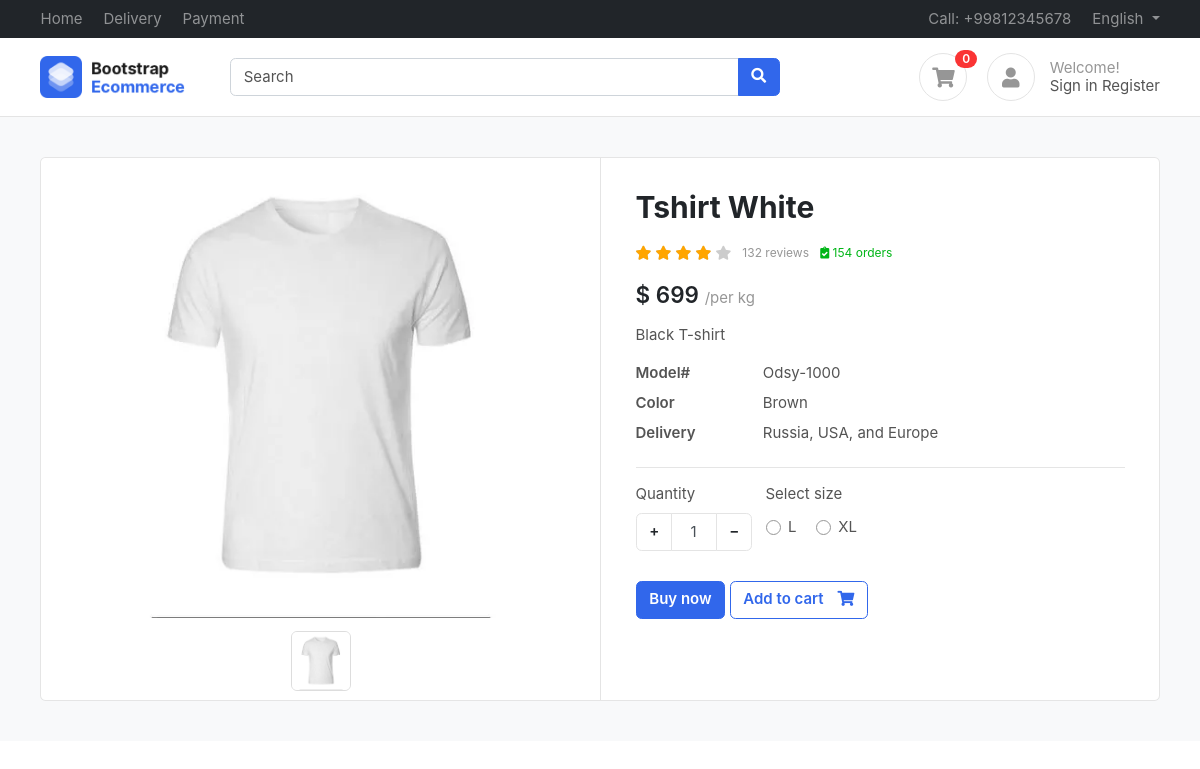
The page /product/tshirt-white/ (signed in) on the database its author committed.
### accounts/models.py (models this page shows)
class Profile(BaseModel):
    user = models.OneToOneField(
        User, on_delete=models.CASCADE, related_name='profile')
    is_email_verified = models.BooleanField(default=False)
    email_token = models.CharField(max_length=100, null=True, blank=True)
    profile_image = models.ImageField(upload_to='profile')
    def get_cart_count(self):
        return CartItems.objects.filter(cart__is_paid = False,cart__user = self.user).count()

### products/models.py (models this page shows, shortened)
class Product(BaseModel):
    product_name = models.CharField(max_length=100)
    slug = models.SlugField(unique=True,null=True,blank=True)
    category = models.ForeignKey(Category,related_name='products', on_delete=models.CASCADE)
    price = models.IntegerField()
    product_description = models.TextField()
    color_variant = models.ManyToManyField(ColorVariant,blank=True)
    size_variant = models.ManyToManyField(SizeVariant,blank=True)

class ProductImage(BaseModel):
    product = models.ForeignKey(Product,on_delete=models.CASCADE,related_name="product_images")
    image = models.ImageField(upload_to='product')

class SizeVariant(BaseModel):
    size_name = models.CharField(max_length=100)
    price = models.IntegerField(default=0)

### products/views.py (the view)
# urls.py: path('<slug>/',get_product,name='get_product'),
def get_product(request,slug):
    try:
        product = Product.objects.get(slug=slug)
        context={'product':product}
        if request.GET.get('size'):
            size = request.GET.get('size')
            price = product.get_product_price_by_size(size)
            context['selected_size'] = size
            context['updated_price'] = price
            print(price)
        return render(request,'product/product.html',context)
    except Exception as e:
        print(e)

### templates/product/product.html (shortened to what this page needs)
{% extends 'base/base.html' %}
{% block start %}
    <section class="section-content padding-y bg">
        <div class="container">
            <div class="card">
                <div class="row no-gutters">
                    <aside class="col-md-6">
                        <article class="gallery-wrap">
                            <div class="img-big-wrap">
                                <div>
                                    <a href="#">
                                        <img src="/media/{{ product.product_images.first.image }}">
                                    </a>
                                </div>
                            </div>
                            <div class="thumbs-wrap">
                                {% for image in product.product_images.all %}
                                    <a href="#" class="item-thumb">
                                        <img src="/media/{{ image.image }}">
                                    </a>
                                {% endfor %}
                            </div>
                        </article>
                    </aside>
                    <main class="col-md-6 border-left">
                        <article class="content-body">
                            <h2 class="title">{{ product.product_name }}</h2>
                            <div class="rating-wrap my-3">
                                <ul class="rating-stars">
                                    <li style="width:80%" class="stars-active">
                                        <i class="fa fa-star"></i> <i class="fa fa-star"></i>
                                        <i class="fa fa-star"></i> <i class="fa fa-star"></i>
                                    </li>
                                    <li>
                                        <i class="fa fa-star"></i> <i class="fa fa-star"></i>
                                        <i class="fa fa-star"></i> <i class="fa fa-star"></i>
                                        <i class="fa fa-star"></i>
                                    </li>
                                </ul>
                                <small class="label-rating text-muted">132 reviews</small>
                                <small class="label-rating text-success"> <i class="fa fa-clipboard-check"></i> 154 orders </small>
                            </div>
                            <div class="mb-3">
                                <var class="price h4">$
                                    {% if updated_price %}
                                        {{ updated_price }}
                                    {% else %}
                                        {{ product.price }}
                                    {% endif %}
                                </var>
                                <span class="text-muted">/per kg</span>
                            </div>
                            <p>{{ product.product_description }}</p>
                            <dl class="row">
                                <dt class="col-sm-3">
                                    Model#
                                </dt>
                                <dd class="col-sm-9">
                                    Odsy-1000
                                </dd>
                                <dt class="col-sm-3">
                                    Color
                                </dt>
                                <dd class="col-sm-9">
                                    Brown
                                </dd>
                                <dt class="col-sm-3">
                                    Delivery
                                </dt>
                                <dd class="col-sm-9">
                                    Russia, USA, and Europe
                                </dd>
                            </dl>
                            <hr>
                            <div class="form-row">
                                <div class="form-group col-md flex-grow-0">
                                    <label>Quantity</label>
                                    <div class="input-group mb-3 input-spinner">
                                        <div class="input-group-prepend">
                                            <button class="btn btn-light" type="button" id="button-plus">+</button>
                                        </div>
                                        <input type="text" class="form-control" value="1">
                                        <div class="input-group-append">
                                            <button class="btn btn-light" type="button" id="button-minus">−</button>
                                        </div>
                                    </div>
                                </div>
                                {% if product.size_variant.count %}
                                    <div class="form-group col-md">
                                        <label>Select size</label>
                                        <div class="mt-1">
                                            {% for size in product.size_variant.all %}
                                                <label class="custom-control custom-radio custom-control-inline">
                                                    <div class="custom-control-label">{{ size.size_name }}</div>
                                                </label>
                                            {% endfor %}
                                        </div>
                                    </div>
                                {% endif %}
                            </div>
                            <a href="#" class="btn  btn-primary">Buy now</a>
                            <a href="{% url 'add_to_cart' product.uid %}?variant={{selected_size}}"
                               class="btn  btn-outline-primary"> <span class="text">Add to cart</span> <i class="fas fa-shopping-cart"></i>  </a>
                        </article>
                    </main>
                </div>
            </div>
        </div>
    </section>
{% endblock start %}

### templates/base/base.html (shortened to what this page needs)
<!DOCTYPE HTML>
{% load static %}
<html lang="en">
<head>
<link href="/media/css/bootstrap.css" rel="stylesheet" type="text/css"/>
<link href="/media/fonts/fontawesome/css/all.min.css" type="text/css" rel="stylesheet">
<link href="/media/css/ui.css" rel="stylesheet" type="text/css"/>
<link href="/media/css/responsive.css" rel="stylesheet" />
</head>
<body>
	<header class="section-header">
		<nav class="navbar navbar-dark navbar-expand p-0 bg-dark">
		<div class="container">
			<ul class="navbar-nav d-none d-md-flex mr-auto">
				<li class="nav-item"><a class="nav-link" href="#">Home</a></li>
				<li class="nav-item"><a class="nav-link" href="#">Delivery</a></li>
				<li class="nav-item"><a class="nav-link" href="#">Payment</a></li>
			</ul>
			<ul class="navbar-nav">
				<li class="nav-item"><a href="#" class="nav-link"> Call: +99812345678 </a></li>
				<li class="nav-item dropdown">
					 <a href="#" class="nav-link dropdown-toggle" data-toggle="dropdown"> English </a>
				</li>
			</ul>
		  </div>
		</nav>
		<section class="header-main border-bottom">
			<div class="container">
		<div class="row align-items-center">
			<div class="col-lg-2 col-4">
				<div class="brand-wrap">
					<img class="logo" src="images/logo.png">
				</div>
			</div>
			<div class="col-lg-6 col-sm-12">
				<form action="#" class="search">
					<div class="input-group w-100">
						<input type="text" class="form-control" placeholder="Search">
						<div class="input-group-append">
						  <button class="btn btn-primary" type="submit">
							<i class="fa fa-search"></i>
						  </button>
						</div>
					</div>
				</form>
			</div>
			<div class="col-lg-4 col-sm-6 col-8">
				<div class="widgets-wrap float-md-right">
					<div class="widget-header  mr-3">
						<a href="{% url 'cart' %}" class="icon icon-sm rounded-circle border"><i class="fa fa-shopping-cart"></i></a>
						<span class="badge badge-pill badge-danger notify">{{request.user.profile.get_cart_count}}</span>
					</div>
					<div class="widget-header icontext">
						<a href="#" class="icon icon-sm rounded-circle border"><i class="fa fa-user"></i></a>
						<div class="text">
							<span class="text-muted">Welcome!</span>
							<div>
								<a href="#">Sign in</a>
								<a href="#"> Register</a>
							</div>
						</div>
					</div>
				</div>
			</div>
		</div>
			</div>
		</section>
		</header>
        {% block start %}
        {% endblock start %}
    </body>
</html>

### public/static/css/ui.css (style rules this page uses)
html { font-family: 'Inter', sans-serif; font-size: 15px; }
.content-body { flex: 1 1 auto; padding: 2rem 2.3rem; }
.icon-xs, .icon-sm, .icon-md, .icon-lg { display: inline-block; text-align: center; flex-shrink: 0; flex-grow: 0; }
.icon-sm { width: 48px; height: 48px; line-height: 48px; font-size: 20px; }
.padding-y { padding-top: 40px; padding-bottom: 40px; }
var { font-style: normal; }
article:after, .form-group:after { display: block; clear: both; content: ""; }
.bg { background-color: #f8f9fa; }
.card .title { color: #212529; }
.header-main { position: relative; padding-top: 1rem; padding-bottom: 1rem; }
.brand-wrap .logo, .navbar-brand .logo { margin-right: 7px; max-height: 42px; display: inline-block; }
.widget-header { display: inline-block; vertical-align: middle; position: relative; }
.widget-header a { color: #545454; }
.widget-header i { color: #969696; }
.widget-header .notify { position: absolute; top: -3px; right: -10px; }
.btn-light { background-color: #fff; border-color: #e4e4e4; }
.btn .text + i { margin-left: 10px; }
dl[class="row"] { margin-bottom: 0; }
.icontext { display: inline-flex; align-items: center; vertical-align: middle; }
.icontext .text { width: 100%; line-height: 1.2; color: #212529; }
.icontext .icon { position: relative; margin-right: 15px; flex-shrink: 0; flex-grow: 0; }
.notify { position: absolute; top: -4px; right: -10px; display: inline-block; padding: .25em .6em; font-size: 12px; line-height: 1; text-align: center; border-radius: 3rem; color: #fff; background-color: #fa3434; }
.price { font-weight: 600; color: #212529; }
.label-rating { margin-left: 7px; display: inline-block; vertical-align: middle; }
.rating-stars { display: inline-block; vertical-align: middle; list-style: none; margin: 0; padding: 0; position: relative; white-space: nowrap; clear: both; }
.rating-stars i { font-size: 14px; color: #ccc; display: inline; }
.rating-stars li { display: block; text-overflow: clip; white-space: nowrap; z-index: 1; }
.rating-stars li.stars-active { z-index: 2; position: absolute; top: 0; left: 0; overflow: hidden; }
.rating-stars li.stars-active i { color: orange; }
.input-spinner { width: 120px; flex-wrap: nowrap; display: inline-flex; }
.input-spinner input.form-control { text-align: center; max-width: 46px; flex-basis: 46px; border-color: #e4e4e4; flex-grow: 0; }
.input-spinner .btn { width: 36px; text-align: center; }
.gallery-wrap .img-big-wrap { margin-bottom: 10px; border-radius: 0.37rem; overflow: hidden; background-color: #fff; }
.gallery-wrap .img-big-wrap a { text-align: center; display: block; }
.gallery-wrap .img-big-wrap img { height: 460px; width: auto; display: inline-block; cursor: zoom-in; }
.gallery-wrap .thumbs-wrap { text-align: center; }
.gallery-wrap .thumbs-wrap .item-thumb { width: 60px; height: 60px; border: 1px solid #ddd; border-radius: 6px; margin: 3px; display: inline-block; overflow: hidden; }
.gallery-wrap .thumbs-wrap img { max-width: 100%; max-height: 100%; object-fit: cover; border-radius: 4px; cursor: zoom-in; }

### rows shown on the page
Product: product_images.first.image (picture), product_name "Tshirt White", price "699", product_description "Black T-shirt"
ProductImage: image (picture)
SizeVariant: size_name "L"
SizeVariant: size_name "XL"

### other values the page prints
{{ request.user.profile.get_cart_count }} "0"
